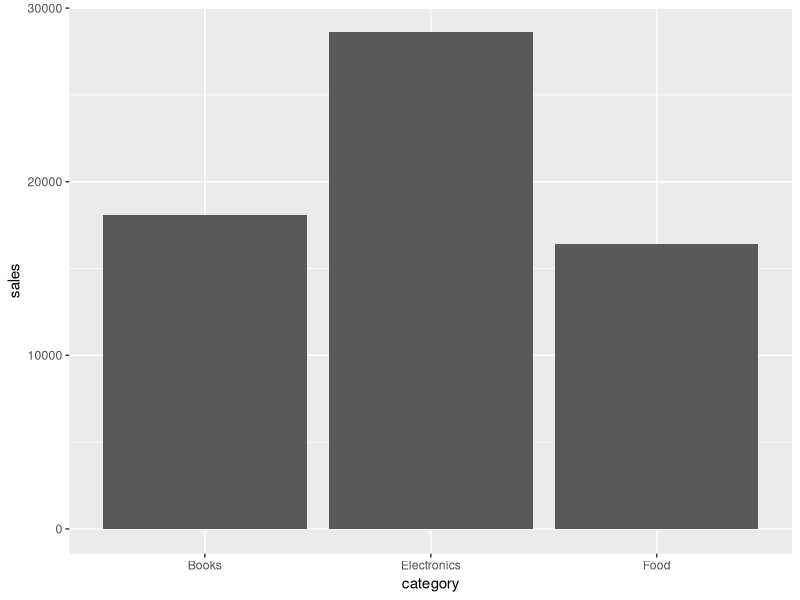
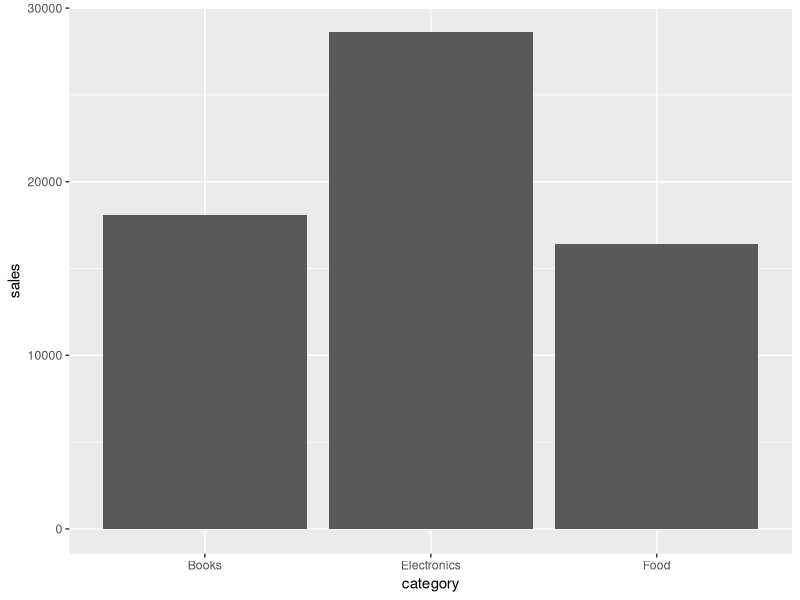
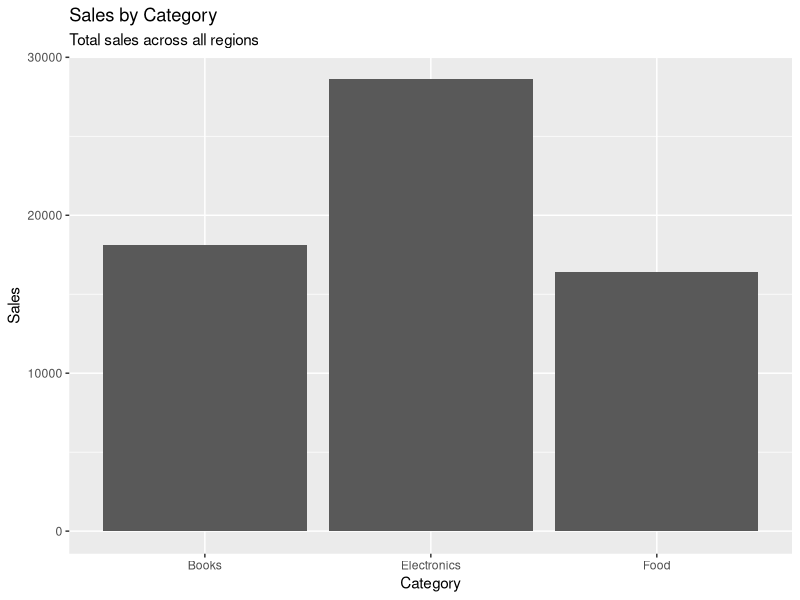
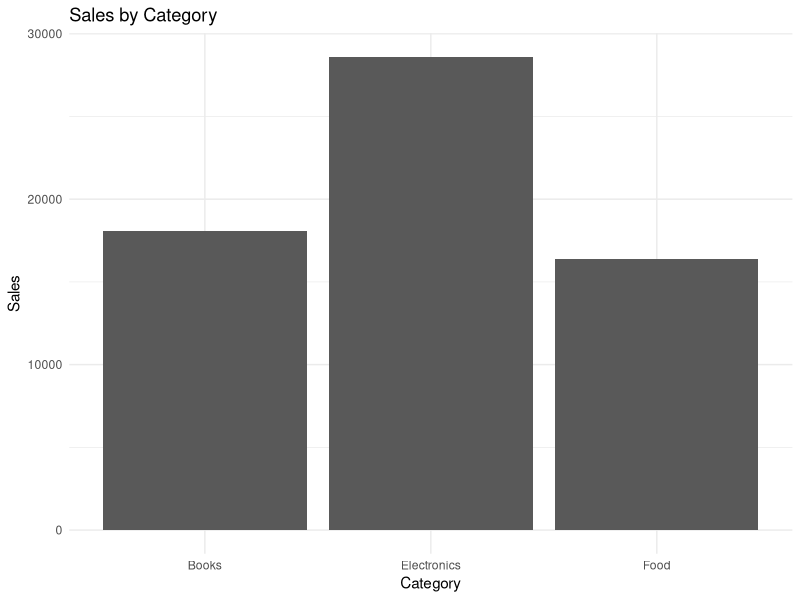
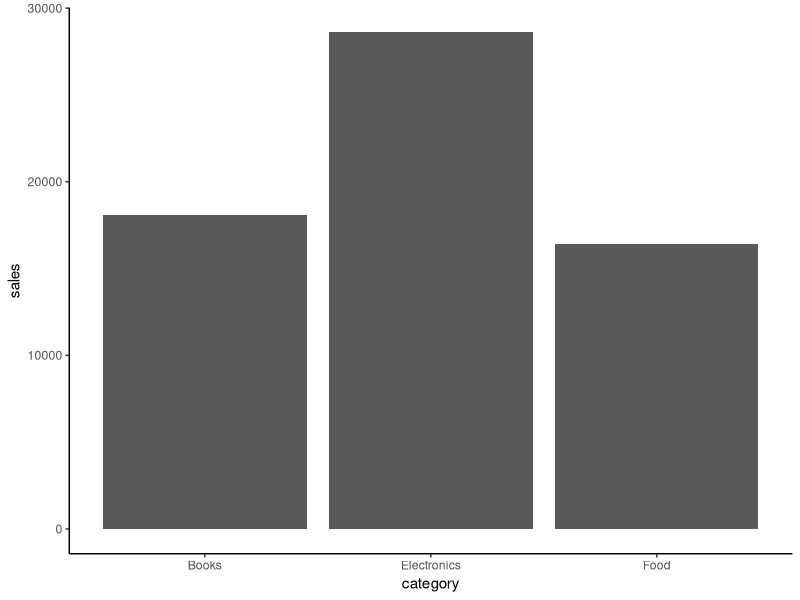
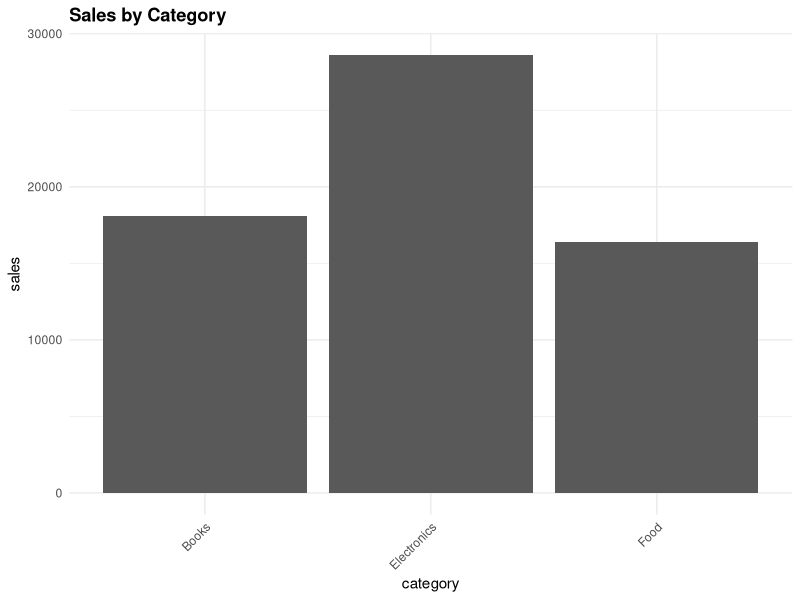
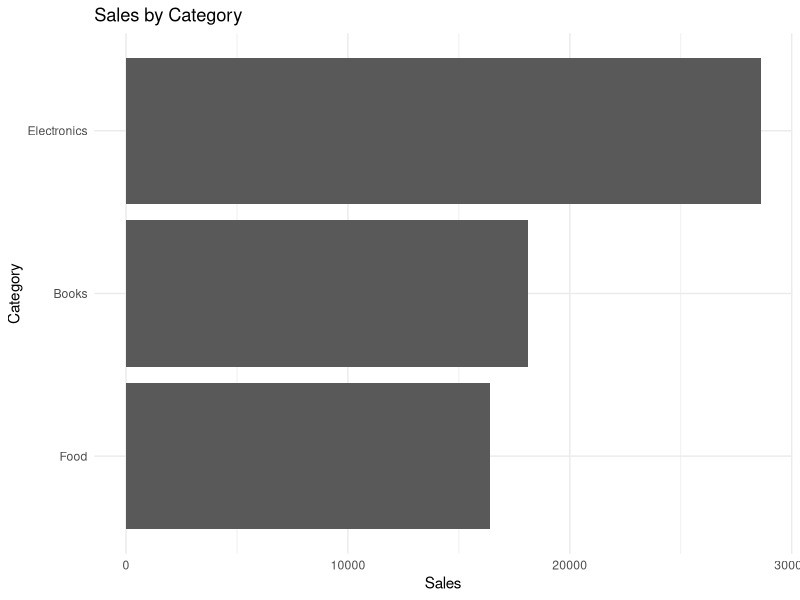
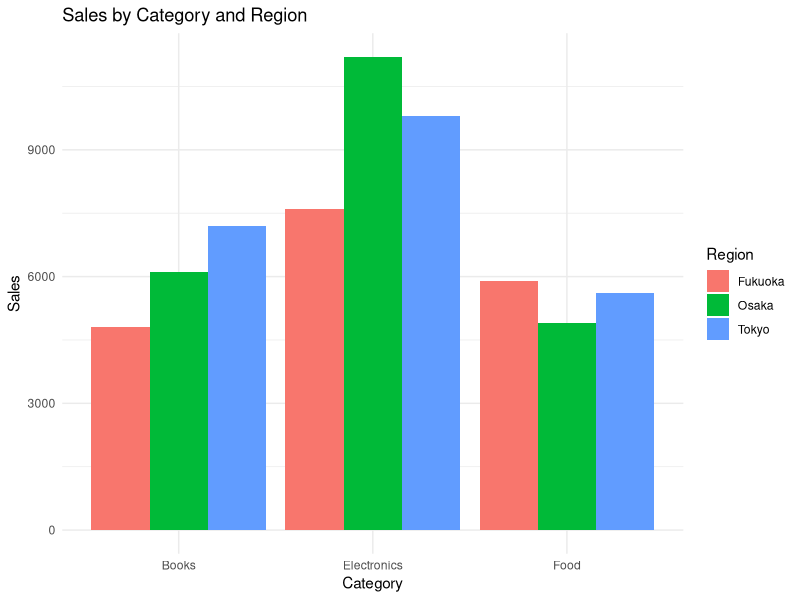

Reproduce these figures in R, in order.
############################################################
# 17_advanced_ggplot2.R
# R Basic Manual
#
# Purpose:
# Learn how to customize and organize ggplot2 visualizations
# to communicate data insights clearly.
#
# This chapter connects data manipulation with visualization:
# Analyze -> Visualize -> Compare -> Customize -> Communicate
############################################################


# ----------------------------------------------------------
# 1. Install and load packages
# ----------------------------------------------------------

# Run these once if the packages are not installed:
# install.packages("dplyr")
# install.packages("ggplot2")

library(dplyr)
library(ggplot2)


# ----------------------------------------------------------
# 2. Prepare sample sales data
# ----------------------------------------------------------

sales_data <- data.frame(
  region = c(
    "Tokyo", "Tokyo", "Tokyo",
    "Osaka", "Osaka", "Osaka",
    "Fukuoka", "Fukuoka", "Fukuoka"
  ),
  category = rep(c("Books", "Electronics", "Food"), 3),
  sales = c(
    7200, 9800, 5600,
    6100, 11200, 4900,
    4800, 7600, 5900
  )
)

sales_data


# ----------------------------------------------------------
# 3. Review the ggplot2 structure
# ----------------------------------------------------------

ggplot(
  sales_data,
  aes(x = category, y = sales)
) +
  geom_col()


# ----------------------------------------------------------
# 4. Visualize summarized data
# ----------------------------------------------------------

category_sales <- sales_data |>
  group_by(category) |>
  summarise(
    sales = sum(sales),
    .groups = "drop"
  )

category_sales

ggplot(
  category_sales,
  aes(x = category, y = sales)
) +
  geom_col()


# ----------------------------------------------------------
# 5. Customize titles and labels
# ----------------------------------------------------------

ggplot(
  category_sales,
  aes(x = category, y = sales)
) +
  geom_col() +
  labs(
    title = "Sales by Category",
    subtitle = "Total sales across all regions",
    x = "Category",
    y = "Sales"
  )


# ----------------------------------------------------------
# 6. Customize themes
# ----------------------------------------------------------

ggplot(
  category_sales,
  aes(x = category, y = sales)
) +
  geom_col() +
  labs(
    title = "Sales by Category",
    x = "Category",
    y = "Sales"
  ) +
  theme_minimal()

ggplot(
  category_sales,
  aes(x = category, y = sales)
) +
  geom_col() +
  theme_classic()

ggplot(
  category_sales,
  aes(x = category, y = sales)
) +
  geom_col() +
  theme_minimal() +
  theme(
    plot.title = element_text(face = "bold"),
    axis.text.x = element_text(angle = 45, hjust = 1)
  ) +
  labs(title = "Sales by Category")


# ----------------------------------------------------------
# 7. Control categories and axes
# ----------------------------------------------------------

ggplot(
  category_sales,
  aes(
    x = reorder(category, sales),
    y = sales
  )
) +
  geom_col() +
  coord_flip() +
  labs(
    title = "Sales by Category",
    x = "Category",
    y = "Sales"
  ) +
  theme_minimal()


# ----------------------------------------------------------
# 8. Use color and fill effectively
# ----------------------------------------------------------

ggplot(
  sales_data,
  aes(
    x = category,
    y = sales,
    fill = region
  )
) +
  geom_col(position = "dodge") +
  labs(
    title = "Sales by Category and Region",
    x = "Category",
    y = "Sales",
    fill = "Region"
  ) +
  theme_minimal()

# A manual scale can be used when specific colors are required.
# Example:
#
# + scale_fill_manual(
#     values = c(
#       "Tokyo" = "steelblue",
#       "Osaka" = "orange",
#       "Fukuoka" = "seagreen"
#     )
#   )


# ----------------------------------------------------------
# 9. Compare groups with facets
# ----------------------------------------------------------

ggplot(
  sales_data,
  aes(x = category, y = sales)
) +
  geom_col() +
  facet_wrap(~ region) +
  labs(
    title = "Sales by Category for Each Region",
    x = "Category",
    y = "Sales"
  ) +
  theme_minimal()

ggplot(
  sales_data,
  aes(x = category, y = sales)
) +
  geom_col() +
  facet_grid(region ~ .) +
  theme_minimal()


# ----------------------------------------------------------
# 10. Add reference and trend information
# ----------------------------------------------------------

average_sales <- mean(sales_data$sales)

ggplot(
  sales_data,
  aes(x = category, y = sales)
) +
  geom_point() +
  geom_hline(
    yintercept = average_sales,
    linetype = "dashed"
  ) +
  facet_wrap(~ region) +
  labs(
    title = "Sales Compared with Overall Average",
    x = "Category",
    y = "Sales"
  ) +
  theme_minimal()

trend_data <- data.frame(
  month = 1:8,
  sales = c(100, 120, 115, 145, 150, 165, 170, 195)
)

ggplot(
  trend_data,
  aes(x = month, y = sales)
) +
  geom_point() +
  geom_smooth(method = "lm", se = FALSE) +
  labs(
    title = "Sales Trend",
    x = "Month",
    y = "Sales"
  ) +
  theme_minimal()


# ----------------------------------------------------------
# 11. Add text annotations
# ----------------------------------------------------------

ggplot(
  category_sales,
  aes(
    x = reorder(category, sales),
    y = sales
  )
) +
  geom_col() +
  geom_text(
    aes(label = sales),
    hjust = -0.1
  ) +
  coord_flip() +
  labs(
    title = "Sales by Category",
    x = "Category",
    y = "Sales"
  ) +
  theme_minimal()

ggplot(
  trend_data,
  aes(x = month, y = sales)
) +
  geom_line() +
  geom_point() +
  annotate(
    "text",
    x = 8,
    y = 195,
    label = "Highest sales",
    vjust = -1
  ) +
  theme_minimal()


# ----------------------------------------------------------
# 12. Save plots
# ----------------------------------------------------------

final_plot <- ggplot(
  category_sales,
  aes(
    x = reorder(category, sales),
    y = sales
  )
) +
  geom_col() +
  coord_flip() +
  labs(
    title = "Sales by Category",
    x = "Category",
    y = "Sales"
  ) +
  theme_minimal()

# Uncomment to save the plot:
# ggsave(
#   filename = "sales_by_category.png",
#   plot = final_plot,
#   width = 8,
#   height = 5
# )

final_plot


# ----------------------------------------------------------
# 13. Build an analysis visualization
# ----------------------------------------------------------

region_category_sales <- sales_data |>
  group_by(region, category) |>
  summarise(
    sales = sum(sales),
    .groups = "drop"
  )

analysis_plot <- ggplot(
  region_category_sales,
  aes(
    x = reorder(category, sales),
    y = sales
  )
) +
  geom_col() +
  coord_flip() +
  facet_wrap(~ region) +
  labs(
    title = "Category Sales by Region",
    subtitle = "Comparison of sales patterns across regions",
    x = "Category",
    y = "Sales"
  ) +
  theme_minimal()

analysis_plot


# ----------------------------------------------------------
# End of script
# ----------------------------------------------------------

print("17_advanced_ggplot2.R finished successfully")
